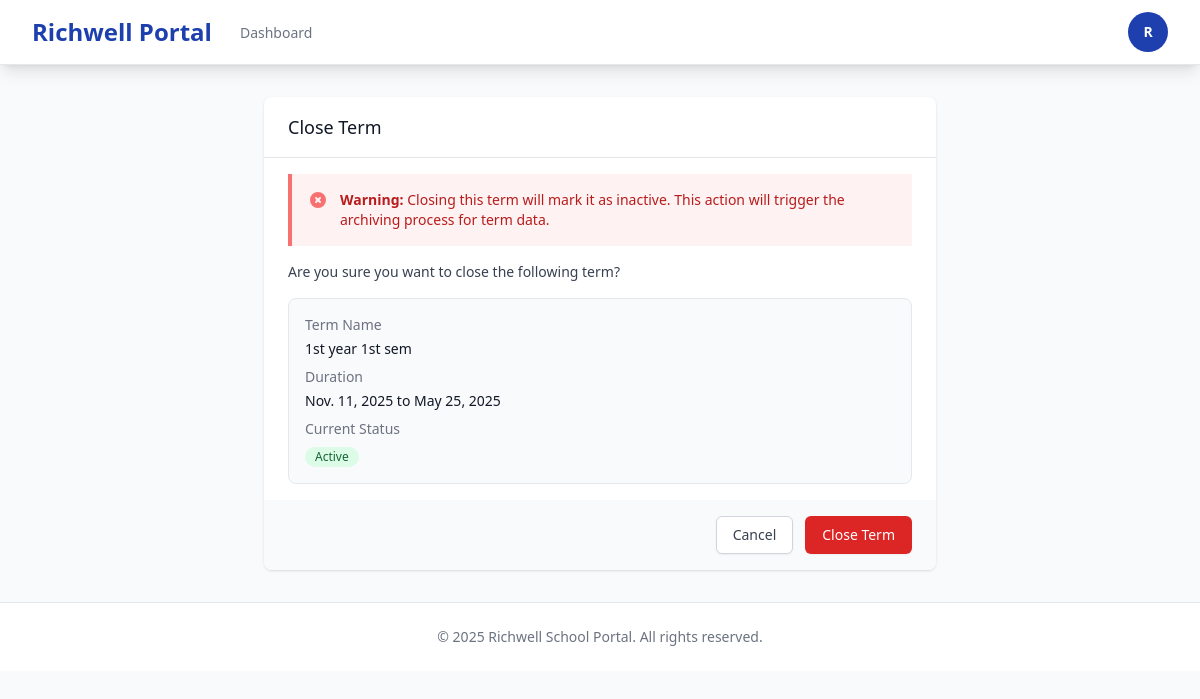
Before: /registrar/enrollment/terms/2/close/ (signed in) with the older database file.
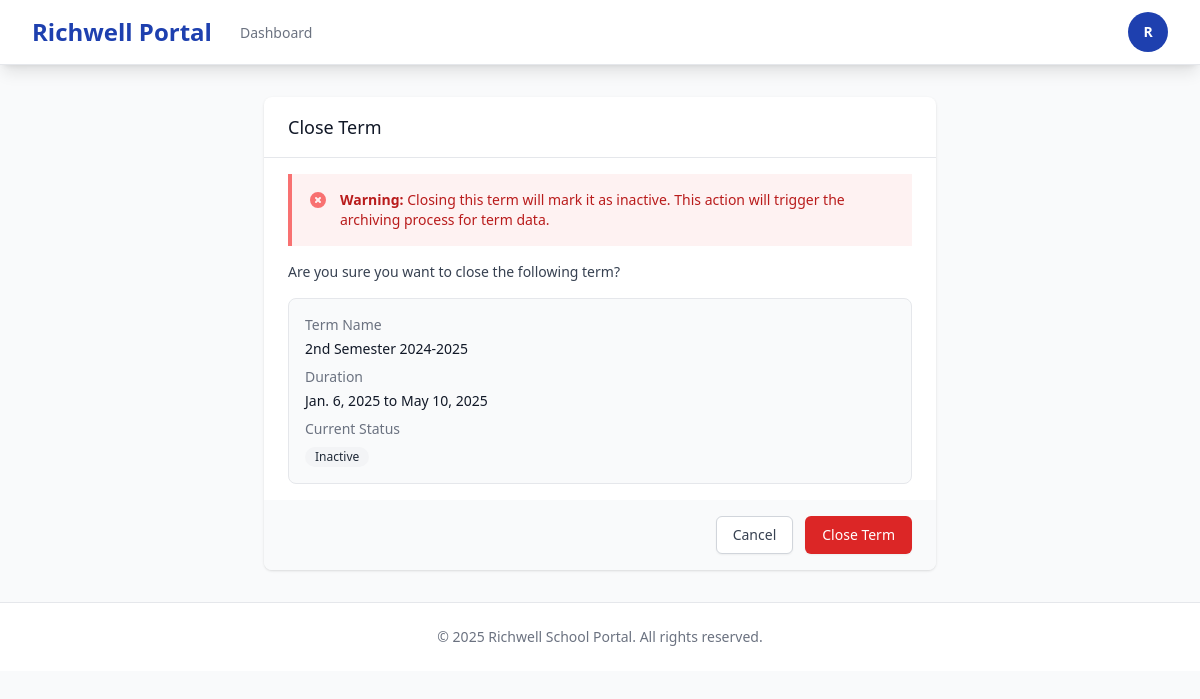
After: the same page with the newer database file.
### enrollment/models.py (models this page shows, shortened)
class Term(models.Model):
    LEVEL_CHOICES = [
        ('SHS', 'Senior High School'),
        ('Bachelor', 'Bachelor'),
        ('Masteral', 'Masteral'),
    ]
    name = models.CharField(max_length=50)
    level = models.CharField(max_length=20, choices=LEVEL_CHOICES, default='Bachelor')
    start_date = models.DateField()
    end_date = models.DateField()
    add_drop_deadline = models.DateField(null=True, blank=True)
    grade_encoding_deadline = models.DateField(null=True, blank=True)
    is_active = models.BooleanField(default=False)
    archived = models.BooleanField(default=False)
    created_at = models.DateTimeField(auto_now_add=True)
    class Meta:
        unique_together = ('name', 'level')

### enrollment/views.py (the view, shortened to what this page needs)
# urls.py: path('terms/<int:pk>/close/', views.term_close, name='term_close'),
@role_required('registrar')
def term_close(request, pk):
    term = get_object_or_404(Term, pk=pk)
    context = {
        'term': term,
    }
    return render(request, 'registrar/terms/term_close_confirm.html', context)

### templates/registrar/terms/term_close_confirm.html (shortened to what this page needs)
{% extends 'base.html' %}
{% block content %}
<div class="max-w-2xl mx-auto">
    <div class="bg-white shadow rounded-lg">
        <div class="px-6 py-4 border-b border-gray-200">
            <h3 class="text-lg font-medium text-gray-900">Close Term</h3>
        </div>
        <div class="px-6 py-4">
            <div class="bg-red-50 border-l-4 border-red-400 p-4 mb-4">
                <div class="flex">
                    <div class="flex-shrink-0">
                    </div>
                    <div class="ml-3">
                        <p class="text-sm text-red-700">
                            <strong>Warning:</strong> Closing this term will mark it as inactive. This action will trigger the archiving process for term data.
                        </p>
                    </div>
                </div>
            </div>
            <p class="text-sm text-gray-700 mb-4">
                Are you sure you want to close the following term?
            </p>
            <div class="bg-gray-50 rounded-lg p-4 border border-gray-200">
                <dl class="space-y-2">
                    <div>
                        <dt class="text-sm font-medium text-gray-500">Term Name</dt>
                        <dd class="mt-1 text-sm text-gray-900">{{ term.name }}</dd>
                    </div>
                    <div>
                        <dt class="text-sm font-medium text-gray-500">Duration</dt>
                        <dd class="mt-1 text-sm text-gray-900">{{ term.start_date }} to {{ term.end_date }}</dd>
                    </div>
                    <div>
                        <dt class="text-sm font-medium text-gray-500">Current Status</dt>
                        <dd class="mt-1">
                            {% if term.is_active %}
                            <span class="inline-flex items-center px-2.5 py-0.5 rounded-full text-xs font-medium bg-green-100 text-green-800">
                                Active
                            </span>
                            {% else %}
                            <span class="inline-flex items-center px-2.5 py-0.5 rounded-full text-xs font-medium bg-gray-100 text-gray-800">
                                Inactive
                            </span>
                            {% endif %}
                        </dd>
                    </div>
                </dl>
            </div>
        </div>
        <div class="px-6 py-4 bg-gray-50 flex justify-end space-x-3 rounded-b-lg">
            <a href="{% url 'enrollment:terms_list' %}"
               class="px-4 py-2 border border-gray-300 rounded-md shadow-sm text-sm font-medium text-gray-700 bg-white hover:bg-gray-50">
                Cancel
            </a>
            <form method="POST" class="inline">
                <button type="submit"
                        class="px-4 py-2 border border-transparent rounded-md shadow-sm text-sm font-medium text-white bg-red-600 hover:bg-red-700">
                    Close Term
                </button>
            </form>
        </div>
    </div>
</div>
{% endblock %}

Changed rows visible on the page:
changed Term: name "1st year 1st sem" → "2nd Semester 2024-2025"; start_date "Nov. 11, 2025" → "Jan. 6, 2025"; end_date "May 25, 2025" → "May 10, 2025"; is_active True → False (drawn)
Other visible differences:
text no longer shown: "Active"
text now shown: "Inactive"
